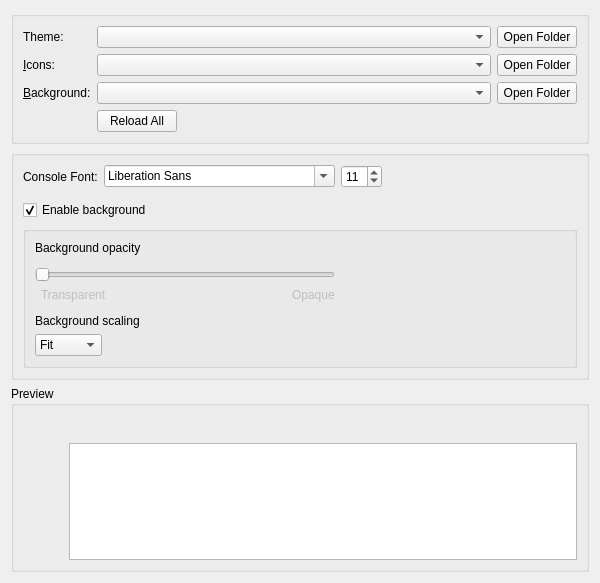
<?xml version="1.0" encoding="UTF-8"?>
<ui version="4.0">
 <class>AppearanceWidget</class>
 <widget class="QWidget" name="AppearanceWidget">
  <property name="geometry">
   <rect>
    <x>0</x>
    <y>0</y>
    <width>600</width>
    <height>583</height>
   </rect>
  </property>
  <property name="minimumSize">
   <size>
    <width>300</width>
    <height>0</height>
   </size>
  </property>
  <layout class="QVBoxLayout" name="verticalLayout" stretch="0,0,0">
   <item>
    <widget class="QGroupBox" name="themingBox">
     <property name="title">
      <string/>
     </property>
     <property name="flat">
      <bool>false</bool>
     </property>
     <layout class="QVBoxLayout" name="verticalLayout_2">
      <item>
       <layout class="QGridLayout" name="gridLayout">
        <item row="2" column="3">
         <widget class="QPushButton" name="catPackFolder">
          <property name="toolTip">
           <string>Open the backgrounds folder.</string>
          </property>
          <property name="text">
           <string>Open Folder</string>
          </property>
         </widget>
        </item>
        <item row="0" column="3">
         <widget class="QPushButton" name="widgetStyleFolder">
          <property name="toolTip">
           <string>View widget themes folder.</string>
          </property>
          <property name="text">
           <string>Open Folder</string>
          </property>
         </widget>
        </item>
        <item row="1" column="3">
         <widget class="QPushButton" name="iconsFolder">
          <property name="toolTip">
           <string>View icon themes folder.</string>
          </property>
          <property name="text">
           <string>Open Folder</string>
          </property>
         </widget>
        </item>
        <item row="2" column="0">
         <widget class="QLabel" name="catPackLabel">
          <property name="text">
           <string>&amp;Background:</string>
          </property>
          <property name="buddy">
           <cstring>catPackComboBox</cstring>
          </property>
         </widget>
        </item>
        <item row="2" column="2">
         <widget class="QComboBox" name="catPackComboBox"/>
        </item>
        <item row="1" column="2">
         <widget class="QComboBox" name="iconsComboBox">
          <property name="sizePolicy">
           <sizepolicy hsizetype="Expanding" vsizetype="Fixed">
            <horstretch>0</horstretch>
            <verstretch>0</verstretch>
           </sizepolicy>
          </property>
          <property name="focusPolicy">
           <enum>Qt::FocusPolicy::StrongFocus</enum>
          </property>
         </widget>
        </item>
        <item row="0" column="2">
         <widget class="QComboBox" name="widgetStyleComboBox">
          <property name="sizePolicy">
           <sizepolicy hsizetype="Expanding" vsizetype="Fixed">
            <horstretch>0</horstretch>
            <verstretch>0</verstretch>
           </sizepolicy>
          </property>
          <property name="focusPolicy">
           <enum>Qt::FocusPolicy::StrongFocus</enum>
          </property>
         </widget>
        </item>
        <item row="3" column="2">
         <widget class="QPushButton" name="reloadThemesButton">
          <property name="sizePolicy">
           <sizepolicy hsizetype="Maximum" vsizetype="Fixed">
            <horstretch>0</horstretch>
            <verstretch>0</verstretch>
           </sizepolicy>
          </property>
          <property name="text">
           <string>Reload All</string>
          </property>
         </widget>
        </item>
        <item row="0" column="0">
         <widget class="QLabel" name="widgetStyleLabel">
          <property name="text">
           <string>Theme:</string>
          </property>
          <property name="buddy">
           <cstring>widgetStyleComboBox</cstring>
          </property>
         </widget>
        </item>
        <item row="1" column="0">
         <widget class="QLabel" name="iconsLabel">
          <property name="text">
           <string>&amp;Icons:</string>
          </property>
          <property name="buddy">
           <cstring>iconsComboBox</cstring>
          </property>
         </widget>
        </item>
       </layout>
      </item>
     </layout>
    </widget>
   </item>
   <item>
    <widget class="QGroupBox" name="settingsBox">
     <property name="title">
      <string/>
     </property>
     <layout class="QVBoxLayout" name="verticalLayout_5">
      <item>
       <layout class="QHBoxLayout" name="horizontalLayout_5">
        <item>
         <widget class="QLabel" name="label">
          <property name="text">
           <string>Console Font:</string>
          </property>
         </widget>
        </item>
        <item>
         <widget class="QFontComboBox" name="consoleFont"/>
        </item>
        <item>
         <widget class="QSpinBox" name="fontSizeBox">
          <property name="sizePolicy">
           <sizepolicy hsizetype="Maximum" vsizetype="Fixed">
            <horstretch>0</horstretch>
            <verstretch>0</verstretch>
           </sizepolicy>
          </property>
          <property name="minimum">
           <number>5</number>
          </property>
          <property name="maximum">
           <number>16</number>
          </property>
          <property name="value">
           <number>11</number>
          </property>
         </widget>
        </item>
        <item>
         <spacer name="horizontalSpacer_2">
          <property name="orientation">
           <enum>Qt::Orientation::Horizontal</enum>
          </property>
          <property name="sizeHint" stdset="0">
           <size>
            <width>0</width>
            <height>0</height>
           </size>
          </property>
         </spacer>
        </item>
       </layout>
      </item>
      <item>
       <spacer name="verticalSpacer_2">
        <property name="orientation">
         <enum>Qt::Orientation::Vertical</enum>
        </property>
        <property name="sizeType">
         <enum>QSizePolicy::Policy::Fixed</enum>
        </property>
        <property name="sizeHint" stdset="0">
         <size>
          <width>0</width>
          <height>6</height>
         </size>
        </property>
       </spacer>
      </item>
      <item>
       <widget class="QCheckBox" name="enableCatCheckBox">
        <property name="text">
         <string>Enable background</string>
        </property>
        <property name="checked">
         <bool>true</bool>
        </property>
       </widget>
      </item>
      <item>
       <widget class="QGroupBox" name="catSettingsBox">
        <property name="title">
         <string/>
        </property>
        <layout class="QVBoxLayout" name="verticalLayout_6">
         <item>
          <widget class="QLabel" name="catOpacityLabel">
           <property name="text">
            <string>Background opacity</string>
           </property>
          </widget>
         </item>
         <item>
          <widget class="QWidget" name="widget_2" native="true">
           <property name="maximumSize">
            <size>
             <width>300</width>
             <height>16777215</height>
            </size>
           </property>
           <layout class="QHBoxLayout" name="horizontalLayout_2">
            <property name="leftMargin">
             <number>0</number>
            </property>
            <property name="topMargin">
             <number>0</number>
            </property>
            <property name="rightMargin">
             <number>0</number>
            </property>
            <property name="bottomMargin">
             <number>0</number>
            </property>
           </layout>
          </widget>
         </item>
         <item>
          <widget class="QWidget" name="widget" native="true">
           <property name="maximumSize">
            <size>
             <width>300</width>
             <height>16777215</height>
            </size>
           </property>
           <layout class="QGridLayout" name="gridLayout_4">
            <property name="leftMargin">
             <number>0</number>
            </property>
            <property name="topMargin">
             <number>0</number>
            </property>
            <property name="rightMargin">
             <number>0</number>
            </property>
            <property name="bottomMargin">
             <number>0</number>
            </property>
            <item row="3" column="3">
             <widget class="QLabel" name="label_5">
              <property name="enabled">
               <bool>false</bool>
              </property>
              <property name="text">
               <string>Opaque</string>
              </property>
             </widget>
            </item>
            <item row="3" column="2">
             <spacer name="horizontalSpacer_4">
              <property name="orientation">
               <enum>Qt::Orientation::Horizontal</enum>
              </property>
              <property name="sizeHint" stdset="0">
               <size>
                <width>0</width>
                <height>0</height>
               </size>
              </property>
             </spacer>
            </item>
            <item row="3" column="1">
             <widget class="QLabel" name="label_4">
              <property name="enabled">
               <bool>false</bool>
              </property>
              <property name="text">
               <string>Transparent</string>
              </property>
             </widget>
            </item>
            <item row="2" column="0" colspan="4">
             <widget class="QSlider" name="catOpacitySlider">
              <property name="minimumSize">
               <size>
                <width>0</width>
                <height>0</height>
               </size>
              </property>
              <property name="maximum">
               <number>100</number>
              </property>
              <property name="orientation">
               <enum>Qt::Orientation::Horizontal</enum>
              </property>
             </widget>
            </item>
           </layout>
          </widget>
         </item>
         <item>
          <spacer name="verticalSpacer">
           <property name="orientation">
            <enum>Qt::Orientation::Vertical</enum>
           </property>
           <property name="sizeType">
            <enum>QSizePolicy::Policy::Fixed</enum>
           </property>
           <property name="sizeHint" stdset="0">
            <size>
             <width>0</width>
             <height>6</height>
            </size>
           </property>
          </spacer>
         </item>
         <item>
          <widget class="QLabel" name="catFitLabel">
           <property name="sizePolicy">
            <sizepolicy hsizetype="Maximum" vsizetype="Fixed">
             <horstretch>0</horstretch>
             <verstretch>0</verstretch>
            </sizepolicy>
           </property>
           <property name="text">
            <string>Background scaling</string>
           </property>
          </widget>
         </item>
         <item>
          <widget class="QComboBox" name="catFitComboBox">
           <property name="sizePolicy">
            <sizepolicy hsizetype="Maximum" vsizetype="Fixed">
             <horstretch>0</horstretch>
             <verstretch>0</verstretch>
            </sizepolicy>
           </property>
           <property name="sizeHint" stdset="0">
            <size>
             <width>81</width>
             <height>32</height>
            </size>
           </property>
           <property name="currentIndex">
            <number>0</number>
           </property>
           <item>
            <property name="text">
             <string>Fit</string>
            </property>
           </item>
           <item>
            <property name="text">
             <string>Fill</string>
            </property>
           </item>
           <item>
            <property name="text">
             <string>Stretch</string>
            </property>
           </item>
          </widget>
         </item>
        </layout>
       </widget>
      </item>
     </layout>
    </widget>
   </item>
   <item>
    <widget class="QGroupBox" name="previewBox">
     <property name="title">
      <string>Preview</string>
     </property>
     <layout class="QVBoxLayout" name="verticalLayout_3">
      <item>
       <layout class="QHBoxLayout" name="horizontalLayout_3">
        <item>
         <widget class="QPushButton" name="catPreview">
          <property name="sizePolicy">
           <sizepolicy hsizetype="Fixed" vsizetype="Minimum">
            <horstretch>0</horstretch>
            <verstretch>0</verstretch>
           </sizepolicy>
          </property>
          <property name="focusPolicy">
           <enum>Qt::FocusPolicy::NoFocus</enum>
          </property>
          <property name="text">
           <string/>
          </property>
          <property name="iconSize">
           <size>
            <width>64</width>
            <height>128</height>
           </size>
          </property>
          <property name="flat">
           <bool>true</bool>
          </property>
         </widget>
        </item>
        <item>
         <layout class="QVBoxLayout" name="verticalLayout_4">
          <item>
           <layout class="QHBoxLayout" name="horizontalLayout">
            <item>
             <widget class="QPushButton" name="icon1">
              <property name="focusPolicy">
               <enum>Qt::FocusPolicy::NoFocus</enum>
              </property>
              <property name="text">
               <string/>
              </property>
              <property name="icon">
               <iconset theme="new"/>
              </property>
              <property name="flat">
               <bool>true</bool>
              </property>
             </widget>
            </item>
            <item>
             <widget class="QPushButton" name="icon2">
              <property name="focusPolicy">
               <enum>Qt::FocusPolicy::NoFocus</enum>
              </property>
              <property name="text">
               <string/>
              </property>
              <property name="icon">
               <iconset theme="centralmods"/>
              </property>
              <property name="flat">
               <bool>true</bool>
              </property>
             </widget>
            </item>
            <item>
             <widget class="QPushButton" name="icon3">
              <property name="focusPolicy">
               <enum>Qt::FocusPolicy::NoFocus</enum>
              </property>
              <property name="text">
               <string/>
              </property>
              <property name="icon">
               <iconset theme="viewfolder"/>
              </property>
              <property name="flat">
               <bool>true</bool>
              </property>
             </widget>
            </item>
            <item>
             <widget class="QPushButton" name="icon4">
              <property name="focusPolicy">
               <enum>Qt::FocusPolicy::NoFocus</enum>
              </property>
              <property name="text">
               <string/>
              </property>
              <property name="icon">
               <iconset theme="launch"/>
              </property>
              <property name="flat">
               <bool>true</bool>
              </property>
             </widget>
            </item>
            <item>
             <widget class="QPushButton" name="icon5">
              <property name="focusPolicy">
               <enum>Qt::FocusPolicy::NoFocus</enum>
              </property>
              <property name="text">
               <string/>
              </property>
              <property name="icon">
               <iconset theme="copy"/>
              </property>
              <property name="flat">
               <bool>true</bool>
              </property>
             </widget>
            </item>
            <item>
             <widget class="QPushButton" name="icon6">
              <property name="focusPolicy">
               <enum>Qt::FocusPolicy::NoFocus</enum>
              </property>
              <property name="text">
               <string/>
              </property>
              <property name="icon">
               <iconset theme="export"/>
              </property>
              <property name="flat">
               <bool>true</bool>
              </property>
             </widget>
            </item>
            <item>
             <widget class="QPushButton" name="icon7">
              <property name="focusPolicy">
               <enum>Qt::FocusPolicy::NoFocus</enum>
              </property>
              <property name="text">
               <string/>
              </property>
              <property name="icon">
               <iconset theme="delete"/>
              </property>
              <property name="flat">
               <bool>true</bool>
              </property>
             </widget>
            </item>
            <item>
             <widget class="QPushButton" name="icon8">
              <property name="focusPolicy">
               <enum>Qt::FocusPolicy::NoFocus</enum>
              </property>
              <property name="text">
               <string/>
              </property>
              <property name="icon">
               <iconset theme="about"/>
              </property>
              <property name="flat">
               <bool>true</bool>
              </property>
             </widget>
            </item>
            <item>
             <widget class="QPushButton" name="icon9">
              <property name="focusPolicy">
               <enum>Qt::FocusPolicy::NoFocus</enum>
              </property>
              <property name="text">
               <string/>
              </property>
              <property name="icon">
               <iconset theme="settings"/>
              </property>
              <property name="flat">
               <bool>true</bool>
              </property>
             </widget>
            </item>
            <item>
             <widget class="QPushButton" name="icon10">
              <property name="focusPolicy">
               <enum>Qt::FocusPolicy::NoFocus</enum>
              </property>
              <property name="text">
               <string/>
              </property>
              <property name="icon">
               <iconset>
                <normaloff>:/backgrounds/kitteh</normaloff>:/backgrounds/kitteh</iconset>
              </property>
              <property name="flat">
               <bool>true</bool>
              </property>
             </widget>
            </item>
            <item>
             <spacer name="horizontalSpacer">
              <property name="orientation">
               <enum>Qt::Orientation::Horizontal</enum>
              </property>
              <property name="sizeHint" stdset="0">
               <size>
                <width>0</width>
                <height>0</height>
               </size>
              </property>
             </spacer>
            </item>
           </layout>
          </item>
          <item>
           <widget class="QTextEdit" name="consolePreview">
            <property name="sizePolicy">
             <sizepolicy hsizetype="Expanding" vsizetype="Expanding">
              <horstretch>0</horstretch>
              <verstretch>0</verstretch>
             </sizepolicy>
            </property>
            <property name="horizontalScrollBarPolicy">
             <enum>Qt::ScrollBarPolicy::ScrollBarAsNeeded</enum>
            </property>
            <property name="undoRedoEnabled">
             <bool>false</bool>
            </property>
            <property name="textInteractionFlags">
             <set>Qt::TextInteractionFlag::TextSelectableByKeyboard|Qt::TextInteractionFlag::TextSelectableByMouse</set>
            </property>
           </widget>
          </item>
         </layout>
        </item>
       </layout>
      </item>
     </layout>
    </widget>
   </item>
  </layout>
 </widget>
 <tabstops>
  <tabstop>widgetStyleComboBox</tabstop>
  <tabstop>widgetStyleFolder</tabstop>
  <tabstop>iconsComboBox</tabstop>
  <tabstop>iconsFolder</tabstop>
  <tabstop>catPackComboBox</tabstop>
  <tabstop>catPackFolder</tabstop>
  <tabstop>reloadThemesButton</tabstop>
  <tabstop>consoleFont</tabstop>
  <tabstop>fontSizeBox</tabstop>
  <tabstop>enableCatCheckBox</tabstop>
  <tabstop>catOpacitySlider</tabstop>
  <tabstop>catFitComboBox</tabstop>
  <tabstop>consolePreview</tabstop>
 </tabstops>
 <resources/>
 <connections/>
</ui>
